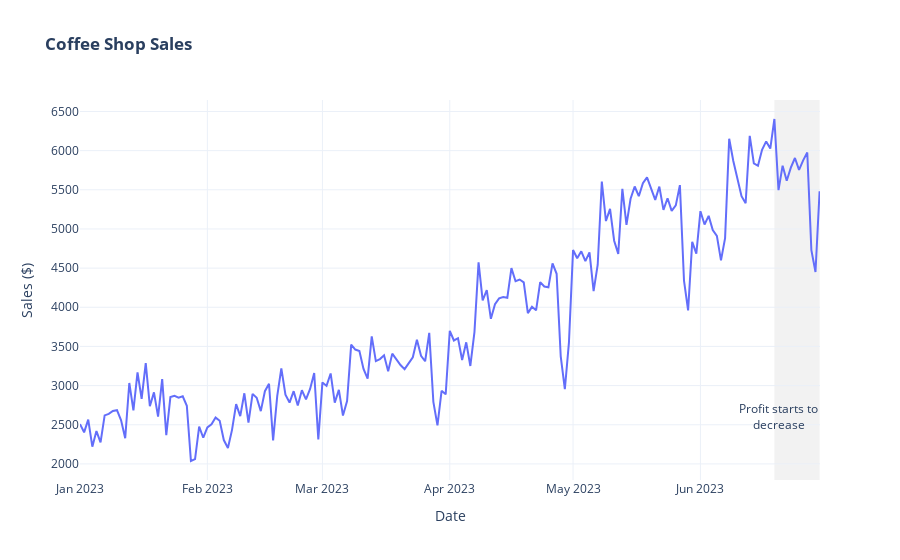

Notebook code for this chart:
### Code cell
fig = px.line(
  df_grouped_day,
  x="transaction_date",
  y="sales",
  title="<b>Coffee Shop Sales</b>",
  template="plotly_white",
  labels={"sales": "Sales ($)", "transaction_date": "Date"},
)

# highlight the period from April 2017
fig.add_vrect(
  x0="2023-06-19",
  x1="2023-06-30",
  fillcolor="lightgray",
  opacity=0.3,
  layer="below",
  line_width=0,
)

fig.add_annotation(
  x="2023-06-20",
  y=2600,
  text="Profit starts to<br>decrease",
  showarrow=False,
)

fig.show()

### Figure 1 — Plotly figure (JSON) as saved in the notebook; plotly's stock layout.template omitted (floating-point values rounded to 4 significant figures; data arrays with more than 128 entries replaced by an {"elided": "..."} marker saying what was removed)
{"data": [{"hovertemplate": "Date=%{x}<br>Sales ($)=%{y}<extra></extra>", "legendgroup": "", "line": {"color": "#636efa", "dash": "solid"}, "marker": {"symbol": "circle"}, "mode": "lines", "name": "", "orientation": "v", "showlegend": false, "type": "scatter", "x": {"elided": "181 str values"}, "xaxis": "x", "y": {"elided": "181 float values"}, "yaxis": "y"}], "layout": {"annotations": [{"showarrow": false, "text": "Profit starts to<br>decrease", "x": "2023-06-20", "y": 2600}], "legend": {"tracegroupgap": 0}, "shapes": [{"fillcolor": "lightgray", "layer": "below", "line": {"width": 0}, "opacity": 0.3, "type": "rect", "x0": "2023-06-19", "x1": "2023-06-30", "xref": "x", "y0": 0, "y1": 1, "yref": "y domain"}], "title": {"text": "<b>Coffee Shop Sales</b>"}, "xaxis": {"anchor": "y", "domain": [0, 1], "title": {"text": "Date"}}, "yaxis": {"anchor": "x", "domain": [0, 1], "title": {"text": "Sales ($)"}}}}
